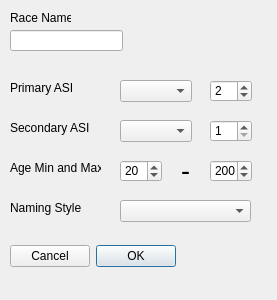
<?xml version="1.0" encoding="UTF-8"?>
<ui version="4.0">
 <class>NewRace</class>
 <widget class="QDialog" name="NewRace">
  <property name="geometry">
   <rect>
    <x>0</x>
    <y>0</y>
    <width>277</width>
    <height>300</height>
   </rect>
  </property>
  <property name="windowTitle">
   <string>Dialog</string>
  </property>
  <widget class="QDialogButtonBox" name="Buttons">
   <property name="geometry">
    <rect>
     <x>10</x>
     <y>240</y>
     <width>341</width>
     <height>32</height>
    </rect>
   </property>
   <property name="layoutDirection">
    <enum>Qt::RightToLeft</enum>
   </property>
   <property name="orientation">
    <enum>Qt::Horizontal</enum>
   </property>
   <property name="standardButtons">
    <set>QDialogButtonBox::Cancel|QDialogButtonBox::Ok</set>
   </property>
  </widget>
  <widget class="QLabel" name="label">
   <property name="geometry">
    <rect>
     <x>10</x>
     <y>10</y>
     <width>61</width>
     <height>16</height>
    </rect>
   </property>
   <property name="text">
    <string>Race Name</string>
   </property>
  </widget>
  <widget class="QLabel" name="label_2">
   <property name="geometry">
    <rect>
     <x>10</x>
     <y>80</y>
     <width>91</width>
     <height>16</height>
    </rect>
   </property>
   <property name="text">
    <string>Primary ASI</string>
   </property>
  </widget>
  <widget class="QLabel" name="label_3">
   <property name="geometry">
    <rect>
     <x>10</x>
     <y>120</y>
     <width>91</width>
     <height>16</height>
    </rect>
   </property>
   <property name="text">
    <string>Secondary ASI</string>
   </property>
  </widget>
  <widget class="QLabel" name="label_4">
   <property name="geometry">
    <rect>
     <x>10</x>
     <y>200</y>
     <width>81</width>
     <height>16</height>
    </rect>
   </property>
   <property name="text">
    <string>Naming Style</string>
   </property>
  </widget>
  <widget class="QLabel" name="label_5">
   <property name="geometry">
    <rect>
     <x>10</x>
     <y>160</y>
     <width>91</width>
     <height>16</height>
    </rect>
   </property>
   <property name="text">
    <string>Age Min and Max</string>
   </property>
  </widget>
  <widget class="QLineEdit" name="raceName">
   <property name="geometry">
    <rect>
     <x>10</x>
     <y>30</y>
     <width>113</width>
     <height>21</height>
    </rect>
   </property>
  </widget>
  <widget class="QComboBox" name="primASIStat">
   <property name="geometry">
    <rect>
     <x>120</x>
     <y>80</y>
     <width>72</width>
     <height>22</height>
    </rect>
   </property>
  </widget>
  <widget class="QSpinBox" name="primASIVal">
   <property name="geometry">
    <rect>
     <x>210</x>
     <y>80</y>
     <width>42</width>
     <height>22</height>
    </rect>
   </property>
   <property name="minimum">
    <number>1</number>
   </property>
   <property name="maximum">
    <number>20</number>
   </property>
   <property name="value">
    <number>2</number>
   </property>
  </widget>
  <widget class="QComboBox" name="secASIStat">
   <property name="geometry">
    <rect>
     <x>120</x>
     <y>120</y>
     <width>72</width>
     <height>22</height>
    </rect>
   </property>
  </widget>
  <widget class="QSpinBox" name="secASIVal">
   <property name="geometry">
    <rect>
     <x>210</x>
     <y>120</y>
     <width>42</width>
     <height>22</height>
    </rect>
   </property>
   <property name="minimum">
    <number>1</number>
   </property>
   <property name="maximum">
    <number>20</number>
   </property>
  </widget>
  <widget class="QSpinBox" name="ageMin">
   <property name="geometry">
    <rect>
     <x>120</x>
     <y>160</y>
     <width>42</width>
     <height>22</height>
    </rect>
   </property>
   <property name="minimum">
    <number>1</number>
   </property>
   <property name="maximum">
    <number>100</number>
   </property>
   <property name="value">
    <number>20</number>
   </property>
  </widget>
  <widget class="QSpinBox" name="ageMax">
   <property name="geometry">
    <rect>
     <x>210</x>
     <y>160</y>
     <width>42</width>
     <height>22</height>
    </rect>
   </property>
   <property name="minimum">
    <number>1</number>
   </property>
   <property name="maximum">
    <number>2000</number>
   </property>
   <property name="value">
    <number>200</number>
   </property>
  </widget>
  <widget class="QComboBox" name="namingStyle">
   <property name="geometry">
    <rect>
     <x>120</x>
     <y>200</y>
     <width>131</width>
     <height>22</height>
    </rect>
   </property>
  </widget>
  <widget class="QLabel" name="label_6">
   <property name="geometry">
    <rect>
     <x>170</x>
     <y>160</y>
     <width>31</width>
     <height>20</height>
    </rect>
   </property>
   <property name="font">
    <font>
     <pointsize>20</pointsize>
    </font>
   </property>
   <property name="text">
    <string>-</string>
   </property>
   <property name="alignment">
    <set>Qt::AlignCenter</set>
   </property>
  </widget>
 </widget>
 <resources/>
 <connections>
  <connection>
   <sender>Buttons</sender>
   <signal>accepted()</signal>
   <receiver>NewRace</receiver>
   <slot>accept()</slot>
   <hints>
    <hint type="sourcelabel">
     <x>248</x>
     <y>254</y>
    </hint>
    <hint type="destinationlabel">
     <x>157</x>
     <y>274</y>
    </hint>
   </hints>
  </connection>
  <connection>
   <sender>Buttons</sender>
   <signal>rejected()</signal>
   <receiver>NewRace</receiver>
   <slot>reject()</slot>
   <hints>
    <hint type="sourcelabel">
     <x>316</x>
     <y>260</y>
    </hint>
    <hint type="destinationlabel">
     <x>286</x>
     <y>274</y>
    </hint>
   </hints>
  </connection>
 </connections>
</ui>
